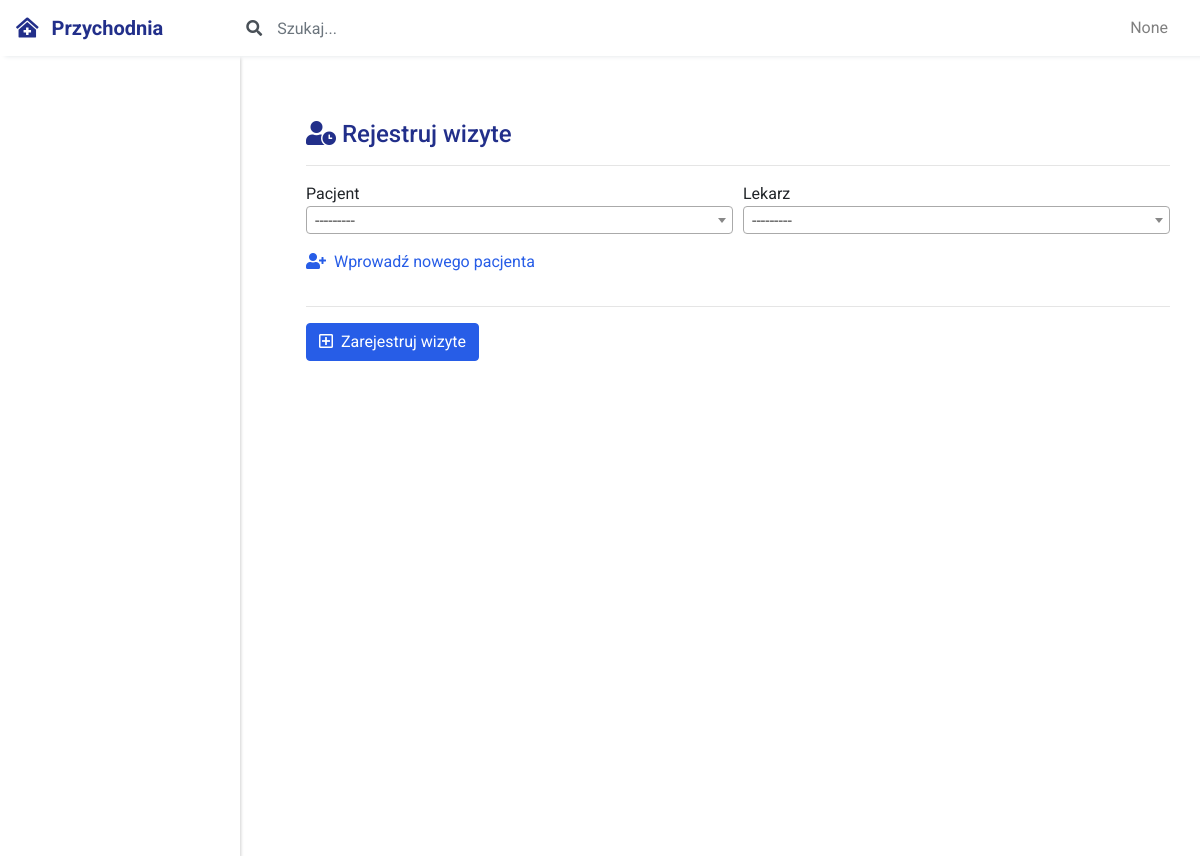
/przychodnia/rejestratorka/rejestruj-wizyte/ (signed in), run on an earlier commit of the app's database.
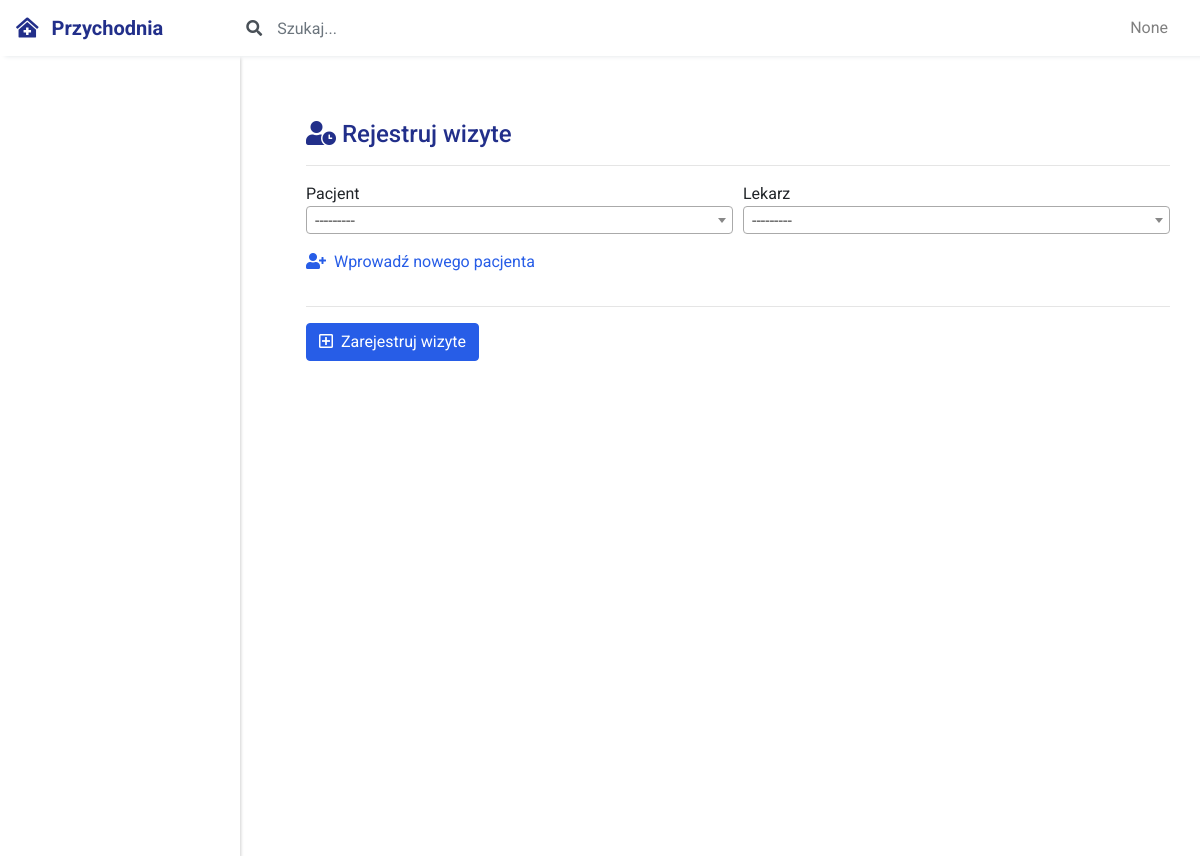
And on a later commit of the database.
### przychodnia_app/models.py (models this page shows)
class Lekarz(CommonProfileModel):
    user = models.OneToOneField(User, on_delete=models.PROTECT)
    role = models.CharField(max_length=16, default="LEKARZ", editable=False)
    npwz = models.CharField("NPWZ", max_length=7, unique=True)
    class Meta:
        verbose_name_plural = "Lekarze"

### przychodnia_app/views/views_rejestratorka.py (the view, shortened to what this page needs)
@method_decorator(login_required(login_url='/login'), name='dispatch')
@method_decorator(uprawniania_rejestratorka_wymagane, name='dispatch')
class RejestratorkaWizytaDodaj(CreateView):
    template_name = "przychodnia_app/rejestratorka/wizyta-dodaj.html"
    form_class = WizytaForm

### przychodnia_wizyta/forms.py
class WizytaForm(forms.ModelForm):
    def __init__(self, *args, **kwargs):
        super(WizytaForm, self).__init__(*args, **kwargs)
        self.fields['pacjent'].widget.attrs.update({
            'class': 'form-control select2-select'
        })
        self.fields['lekarz'].widget.attrs.update({
            'class': 'form-control select2-select'
        })
    class Meta:
        model = Wizyta
        fields = ("pacjent", "lekarz") # opis

### common/context_processors.py (called while the page is built)
def common_context(request):
    profile = None
    if request.user.is_authenticated:
        if not profile and request.user.role and request.user.role == "REJ":
            profile = Rejestratorka.objects.get(user=request.user)
        if not profile and request.user.role and request.user.role == "LEK":
            profile = Lekarz.objects.get(user=request.user)
    context = {
        "time_now": timezone.now(),
        "pacjenci_count": Pacjent.objects.count(),
        "nowe_wizyty_count": Wizyta.wizyty.get_new().count(),
        "stare_wizyty_count": Wizyta.wizyty.get_old().count(),
        "profile": profile,
    }
    return context

### common/models.py (called while the page is built)
    def __str__(self):
        return "%s %s" % (self.imie, self.nazwisko)

### przychodnia_app/templates/przychodnia_app/rejestratorka/wizyta-dodaj.html (shortened to what this page needs)
{% extends 'przychodnia_app/extend/base_przychodnia.html' %}
{% block content %}
<div class="container">
  <div class="row">
    <div class="col-12 mt-3">
      <h4><i class="fas fa-user-clock"></i> Rejestruj wizyte</h4>
      <hr>
      <form id="wizyta_create_form" class="custom" action="{% url 'przychodnia_app:rejestratorka-rejestruj-wizyte' %}" method="post">
        <div class="form-row">
          <div class="form-group col-6">
            {{form.pacjent.label}}
            <p class="mt-3 mb-0">
              <a href="{% url 'przychodnia_app:rejestratorka-dodaj-pacjenta' %}">
                <i class="fas fa-user-plus"></i>
                &nbsp;Wprowadź nowego pacjenta
              </a>
            </p>
          </div>
          <div class="form-group col-6">
            {{form.lekarz.label}}
          </div>
        </div>
        <hr>
        <a class="btn btn-primary text-white" onclick="javascript:$('#wizyta_create_form').submit();">
          <i class="far fa-plus-square"></i>
          &nbsp;Zarejestruj wizyte
        </a>
    </div>
  </div>
</div>
{% endblock %}

What changed in the data, as far as the page shows it:
now on this page (row edited): Lekarz: lekarz.label "Lekarz"
Also different on the page:
text no longer shown: "Lekarz"
